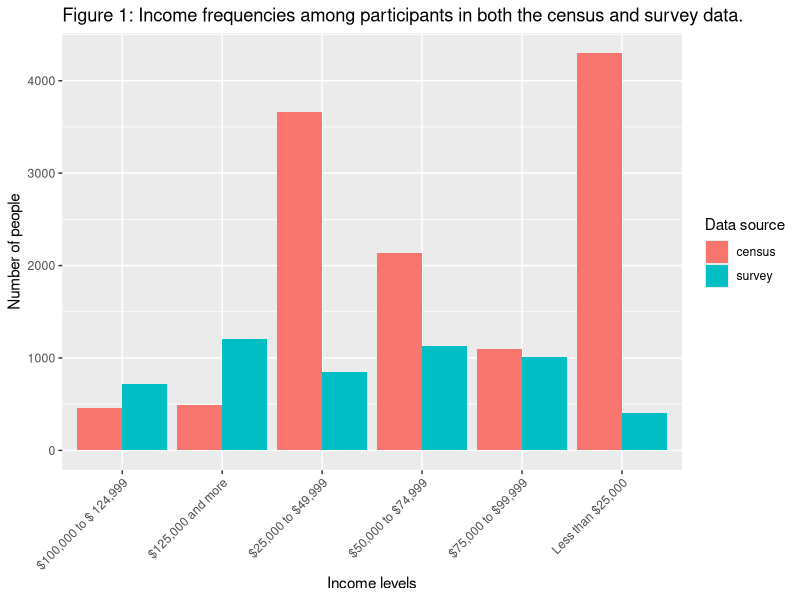
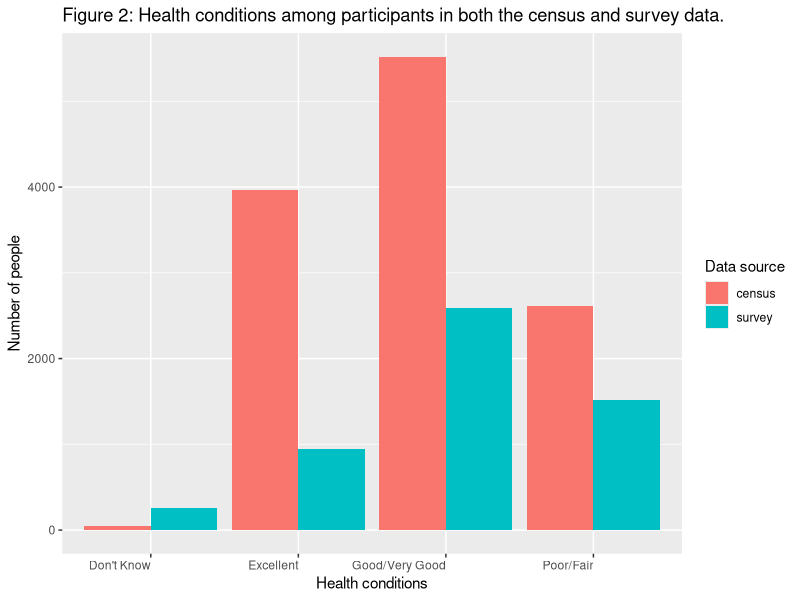

Generate these figures, in order, with R:
## ---- chunk 1
knitr::opts_chunk$set(warning = FALSE, message = FALSE)
library(tidyverse)
library(knitr)
library(car)
## ---- chunk 2
opts <- options(knitr.kable.NA = "")
clean_colon <- function(x) {
  x <- gsub("\\s+", " ", x)
  x <- sub(":", ", n=", x)
  return(x)
}


survey_table <- read_csv("../Eric/ces2019_web_all_predictors.csv") %>% 
  mutate_if(is.character, as.factor) %>%
  select(-income_number, -cps19_ResponseId)

survey_sum_1 <- summary(survey_table[1:6])
survey_sum_2 <- summary(survey_table[7:12])
survey_sum_3 <- summary(survey_table[13:18])

survey_clean_1 <- as.data.frame(apply(survey_sum_1, 2, function(x) clean_colon(x)))

survey_clean_2 <- as.data.frame(apply(survey_sum_2, 2, function(x) clean_colon(x)))

survey_clean_3 <- as.data.frame(apply(survey_sum_3, 2, function(x) x))

knitr::kable(tibble(survey_clean_1), align = "cccccccccccccccccc", caption = "CES 2019 Summary Statistics")
knitr::kable(tibble(survey_clean_2), align = "cccccccccccccccccc", caption = "CES 2019 Summary Statistics")
knitr::kable(tibble(survey_clean_3), align = "cccccccccccccccccc", caption = "CES 2019 Summary Statistics")
## ---- chunk 3
opts <- options(knitr.kable.NA = "")

census_table <- read_csv("../Eric/gss_clean_poststrat.csv") %>% 
  mutate_if(is.character, as.factor)
summarised_1 <- summary(census_table[1:5])
summarised_clean_1 <- as.data.frame(
  apply(summarised_1, 2, function(x) clean_colon(x)))

knitr::kable(tibble(summarised_clean_1), align = "ccccccccccc",caption = "GSS Summary Statistics")

summarised_2 <- summary(census_table[6:11])
summarised_clean_2 <- as.data.frame(
  apply(summarised_2, 2, function(x) clean_colon(x)))

knitr::kable(tibble(summarised_clean_2), align = "ccccccccccc",caption = "GSS Summary Statistics")
## ---- chunk 4
census_data <- read_csv("../Eric/gss_clean_poststrat.csv")
survey_data <- read_csv("../Eric/ces2019_web_all_predictors.csv")
## ---- chunk 5

a <- census_data %>% group_by(income_category) %>% 
  summarise(census = n())

b <- survey_data %>% group_by(income_category) %>% 
  summarise(survey = n())

income_data = tibble(merge(a, b, by="income_category"))

income_data %>% 
  pivot_longer(col=-income_category)  %>%
  ggplot(aes(x = factor(income_category), y = value, fill = name)) +
  geom_bar(stat = "identity", position = "dodge") +
  labs(title="Figure 1: Income frequencies among participants in both the census and survey data.", 
       x="Income levels", 
       y="Number of people",
       fill="Data source") +
  theme(axis.text.x = element_text(angle = 45, hjust = 1))
## ---- chunk 6
c <- census_data %>% group_by(health) %>% 
  summarise(census = n())
d <- survey_data %>% group_by(health) %>% 
  summarise(survey = n())
health_data = tibble(merge(c, d, by="health"))
health_data %>% 
  pivot_longer(col=-health)  %>%
  ggplot(aes(x = factor(health), y = value, fill = name)) +
  geom_bar(stat = "identity", position = "dodge") +
  labs(title="Figure 2: Health conditions among participants in both the census and survey data.", 
       x="Health conditions", 
       y="Number of people",
       fill="Data source") +
  theme(axis.text.x = element_text(angle = 0, hjust = 1))
## ---- chunk 7
# Proportion of liberal votes by age group
proportions <- survey_data %>% 
  select(age_category, vote_choice) %>% 
  group_by(age_category) %>% 
  summarise(n=n(),
            liberal_votes = sum(vote_choice == 1),
            proportion = (liberal_votes / n) %>% round(digits=3))

votes_young<- as.numeric(proportions$liberal_votes[1]) # 15-24 proportion
n_young <- as.numeric(proportions$n[1])

votes_old <- as.numeric(proportions$liberal_votes[6]) # 65-74
n_old <- as.numeric(proportions$n[6])

test <- prop.test(x=c(votes_old, votes_young), n=c(n_old, n_young))

output_proportions <- proportions %>%
  rename(`Age range` = age_category, `Number of obersvations` = n, `Total who would vote liberal` = liberal_votes,
         `Proportion` = proportion) %>%
  kable(caption = "Proportion of intended liberal votes by age group from the CES 2019 data")

output_proportions
z <- sqrt(test$statistic) %>% round(digits=3)
p <- 2*pnorm(z, lower.tail=FALSE)

lower_b <- test$conf.int[1] %>% round(digits=3)
upper_b <- test$conf.int[2] %>% round(digits=3) 

## ---- chunk 8

# Model Results (to Report in Results section)
# summary(model)
# OR
# broom::tidy(model)

### Don't show the results/output here...

## ---- chunk 9

# Here you can include some relevant visualizations.


